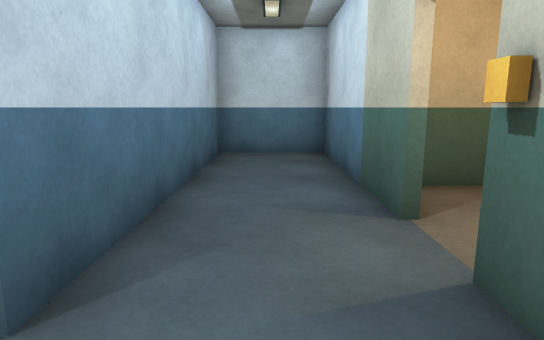
View 1 (above)

12 first-person views from a walk through a scene from a Unity 3-D project. The camera is 1.2 m above the floor, tilts 10° down and sees 75° across. Doors are open. The floor is counted in squares, 1 m on a side. Each view is taken from the middle of a square. On the plan, view 1 faces up. The plan holds only what a view shows up to about 14 squares ahead; the rest is blank. The player character is not drawn.

View 2
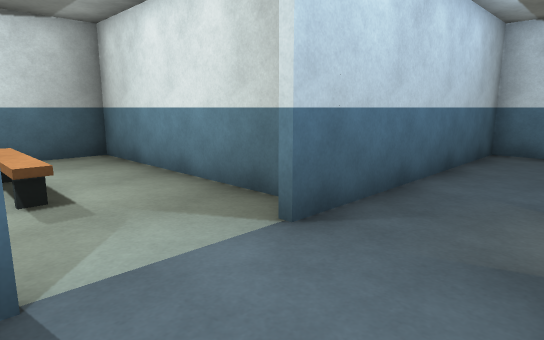

View 3
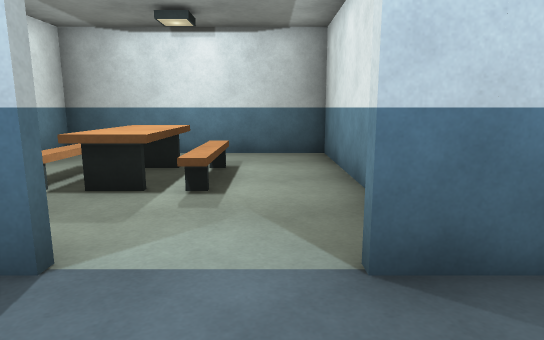

View 4
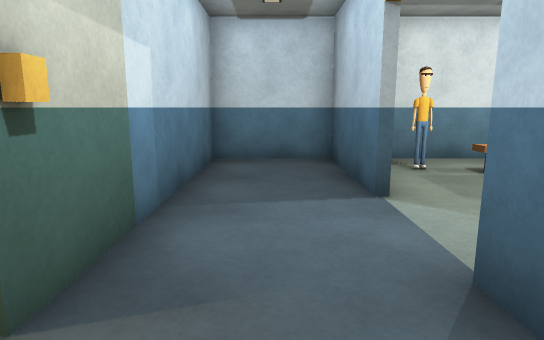

View 5
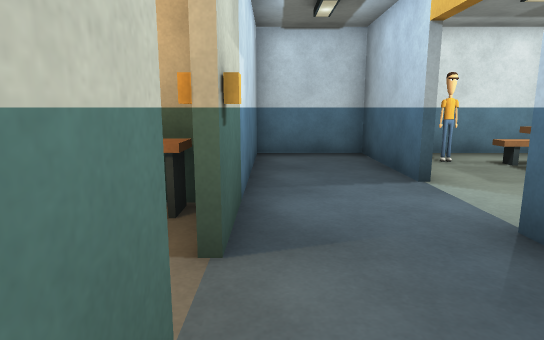

View 6
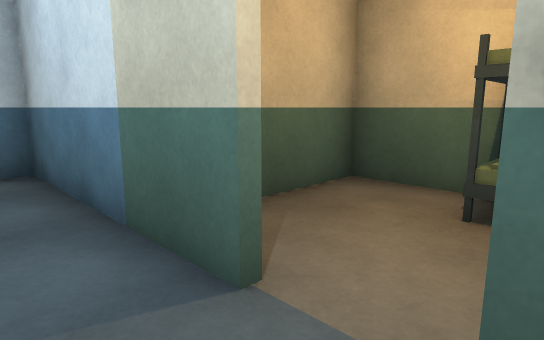

View 7
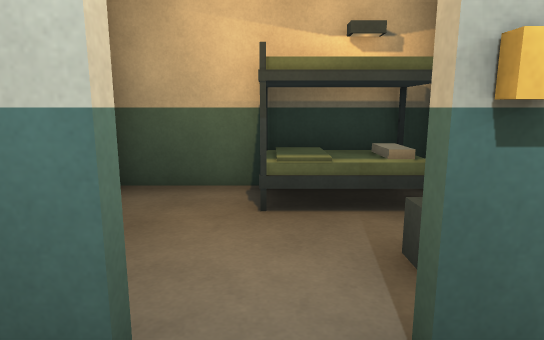

View 8
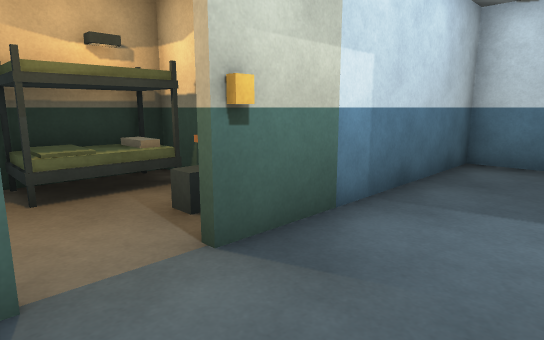

View 9
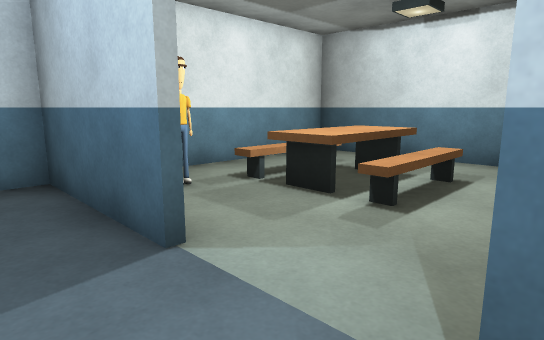

View 10
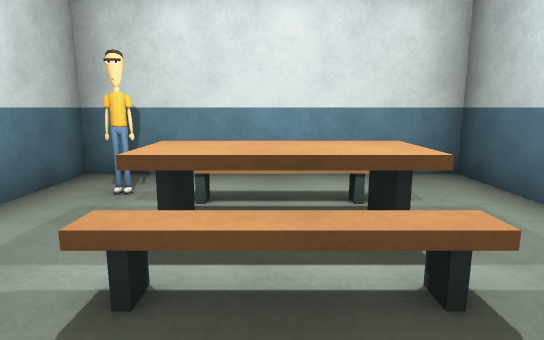

View 11
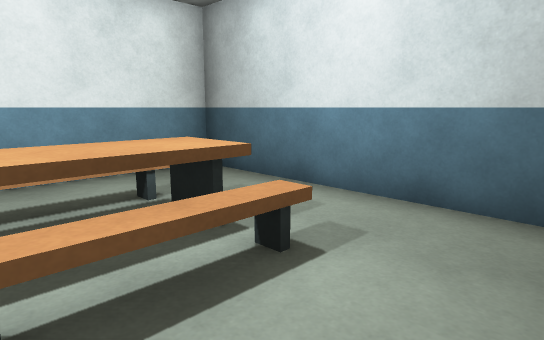

View 12
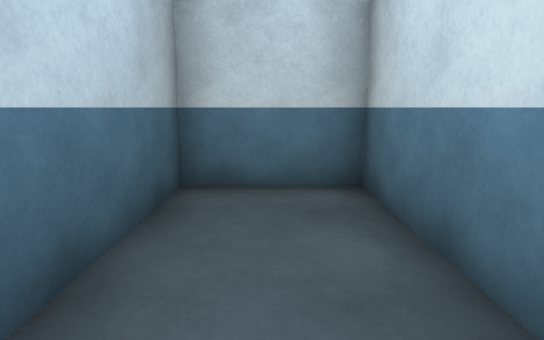

### Floor plan
Key: @ floor where view 1 was taken; # wall or solid block; . floor; / step, stairs or slope; D open door; ^ raised ledge; O other object.
Columns run from 9 left of view 1 to 6 right of it. Each row starts with its distance up from view 1.
 10        #####
  9        #...#
  8        #...#
  7        #...#
  6        #...#####
  5        #...#...#
  4        #...#...#
  3 ########..DD.OO#
  2 #......#..OO.###
  1 #..........####
  0 #..///...@.#
 -1 #..^^^..#..#
 -2 #..^^^..#..#
 -3 #.....#.#..#
 -4 #.......#..#
 -5 ############

Positions as (right, up) in squares from view 1, and headings:
1: (0, 0), facing up
2: (1, -1), facing up-left
3: (1, 1), facing left
4: (0, 4), facing down
5: (1, 5), facing down
6: (0, 2), facing up-right
7: (0, 3), facing right
8: (-1, 4), facing down-right
9: (0, 2), facing down-left
10: (-5, 2), facing down
11: (-4, 2), facing down-left
12: (0, 4), facing up
